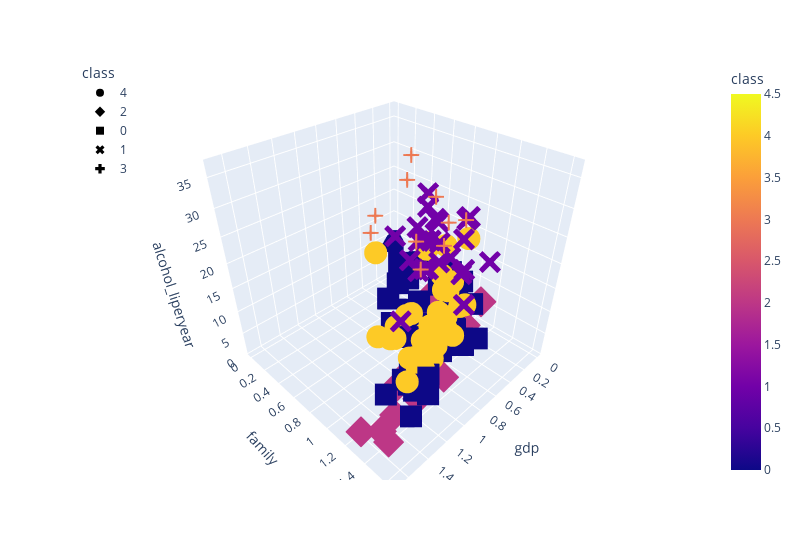

The cell this chart's notebook holds for it:
### Code cell
# Plot the DataFrame with a third axis  
fig = px.scatter_3d(
    df_2019,
x="gdp",
    y="family",
    z="alcohol_liperyear",
color="class",
    symbol="class",
    width=800,
)
fig.update_layout(legend=dict(x=0, y=1))
fig.show()

### Figure 1 — Plotly figure (JSON) as saved in the notebook; plotly's stock layout.template omitted (floating-point values rounded to 4 significant figures)
{"data": [{"hovertemplate": "class=%{marker.color}<br>gdp=%{x}<br>family=%{y}<br>alcohol_liperyear=%{z}<extra></extra>", "legendgroup": "4", "marker": {"color": [4, 4, 4, 4, 4, 4, 4, 4, 4, 4, 4, 4, 4, 4, 4, 4, 4, 4, 4, 4, 4, 4, 4, 4, 4, 4, 4, 4, 4, 4, 4, 4, 4, 4, 4, 4, 4, 4, 4, 4, 4, 4], "coloraxis": "coloraxis", "symbol": "circle"}, "mode": "markers", "name": "4", "scene": "scene", "showlegend": true, "type": "scatter3d", "x": [1.004, 1.124, 1.246, 1.206, 1.238, 1.258, 0.694, 1.162, 1.263, 1.05, 1.187, 1.301, 1.237, 1.173, 1.201, 0.855, 1.221, 1.183, 0.807, 1.004, 0.493, 1.015, 1.181, 1.052, 1.057, 1.333, 1.499, 1.373, 1.356, 1.269, 1.503, 1.07, 1.324, 1.092, 1.149, 0.268, 0.578, 0.073, 0.323, 0.619, 0.191, 0.71], "y": [1.439, 1.465, 1.504, 1.438, 1.515, 1.523, 1.325, 1.232, 1.223, 1.409, 1.465, 1.219, 1.528, 1.508, 1.41, 1.475, 1.431, 1.452, 1.293, 1.383, 1.098, 1.401, 1.156, 1.538, 1.183, 1.538, 1.553, 1.454, 1.504, 1.487, 1.31, 1.323, 1.472, 1.513, 1.442, 0.841, 1.058, 0.922, 0.688, 0.378, 0.56, 1.181], "z": [19.3, 15.7, 16.6, 17.1, 18.9, 17.7, 15.9, 18.8, 15.6, 20.3, 17.2, 16, 15.9, 19.2, 17.1, 20.1, 17.8, 20.1, 19.9, 18.5, 15.8, 16, 15.9, 17.8, 17.2, 15.6, 16, 16.9, 15.9, 19.1, 20.5, 15.3, 16.7, 19.2, 16.5, 18.3, 17.7, 18.7, 16.5, 15.5, 15.5, 17.6]}, {"hovertemplate": "class=%{marker.color}<br>gdp=%{x}<br>family=%{y}<br>alcohol_liperyear=%{z}<extra></extra>", "legendgroup": "2", "marker": {"color": [2, 2, 2, 2, 2, 2, 2, 2, 2, 2, 2, 2, 2, 2, 2, 2, 2, 2, 2], "coloraxis": "coloraxis", "symbol": "diamond"}, "mode": "markers", "name": "2", "scene": "scene", "showlegend": true, "type": "scatter3d", "x": [1.572, 1.5, 1.221, 1.043, 0.931, 0.813, 0.45, 0, 0.138, 0.38, 0.57, 0.562, 0.385, 1.276, 1.403, 1.684, 0.446, 0.35, 0.094], "y": [1.463, 1.319, 1.171, 1.147, 1.203, 1.321, 1.134, 0.698, 0.774, 0.829, 1.167, 0.928, 1.105, 1.455, 1.357, 1.313, 1.226, 0.766, 1.125], "z": [2.9, 1, 3.1, 3.7, 3.4, 1.9, 3.5, 1.5, 2.5, 5.8, 3.8, 0.9, 5.7, 7, 3.8, 4.4, 7.4, 6.9, 7.1]}, {"hovertemplate": "class=%{marker.color}<br>gdp=%{x}<br>family=%{y}<br>alcohol_liperyear=%{z}<extra></extra>", "legendgroup": "0", "marker": {"color": [0, 0, 0, 0, 0, 0, 0, 0, 0, 0, 0, 0, 0, 0, 0, 0, 0, 0, 0, 0, 0, 0, 0, 0, 0, 0, 0, 0, 0, 0, 0, 0, 0, 0, 0, 0, 0, 0, 0, 0, 0, 0, 0, 0, 0, 0, 0, 0, 0, 0, 0, 0, 0, 0], "coloraxis": "coloraxis", "symbol": "square"}, "mode": "markers", "name": "0", "scene": "scene", "showlegend": true, "type": "scatter3d", "x": [0.794, 1.294, 0.745, 0.985, 1.092, 0.912, 0.831, 1.12, 1.327, 0.642, 0.776, 0.96, 1.051, 1.155, 0.945, 1.067, 1.029, 0.393, 0.947, 0.96, 0.308, 0.512, 0.204, 1.043, 1.34, 1.383, 1.488, 1.38, 1.396, 1.452, 1.387, 1.303, 1.365, 1.376, 1.372, 1.034, 1.609, 1.433, 1.3, 1.159, 0.8, 0.611, 1.286, 0.949, 0.82, 0.336, 0.913, 0.275, 0.755, 0.274, 0.287, 0.026, 0.673, 1.231], "y": [1.242, 1.488, 1.529, 1.41, 1.432, 1.312, 1.478, 1.402, 1.419, 1.236, 1.209, 1.274, 1.361, 1.266, 1.212, 1.465, 1.125, 0.437, 0.848, 1.427, 0.939, 0.983, 0.986, 0.98, 1.587, 1.573, 1.582, 1.624, 1.522, 1.526, 1.487, 1.557, 1.505, 1.475, 1.548, 1.441, 1.479, 1.457, 1.52, 1.369, 1.269, 0.868, 1.484, 1.265, 1.39, 1.033, 1.039, 0.572, 0.765, 0.916, 1.163, 0, 0.799, 1.477], "z": [12.8, 12, 12.8, 15.2, 14.6, 9.5, 11.9, 11.5, 14.1, 13.5, 10.5, 11.8, 14.8, 15, 13.4, 15.2, 12.9, 11.6, 14.6, 14.9, 14.1, 14.1, 11.4, 12.4, 14.8, 13.9, 9.4, 12.8, 12, 14.2, 12.5, 14.3, 13.8, 14.9, 13.4, 13, 14.1, 13.7, 12.8, 13.7, 9, 10.2, 14.6, 14.9, 13.8, 12.6, 14.3, 12, 14.6, 9.2, 9.4, 8.8, 15.1, 14.2]}, {"hovertemplate": "class=%{marker.color}<br>gdp=%{x}<br>family=%{y}<br>alcohol_liperyear=%{z}<extra></extra>", "legendgroup": "1", "marker": {"color": [1, 1, 1, 1, 1, 1, 1, 1, 1, 1, 1, 1, 1, 1, 1, 1, 1, 1, 1, 1, 1, 1, 1, 1], "coloraxis": "coloraxis", "symbol": "x"}, "mode": "markers", "name": "1", "scene": "scene", "showlegend": true, "type": "scatter3d", "x": [1.362, 0.677, 0.685, 1.044, 0.948, 0.696, 0.551, 0.801, 0.987, 0.741, 0.837, 0.764, 0.574, 0.331, 0.85, 0.549, 0.332, 0.274, 0.046, 0.366, 1.041, 0.359, 0.476, 0.569], "y": [1.368, 0.886, 1.328, 1.303, 1.531, 1.111, 1.438, 0.782, 1.224, 1.346, 1.225, 1.03, 1.122, 1.056, 1.055, 0.91, 1.069, 0.757, 0.447, 1.114, 1.145, 0.711, 0.885, 0.808], "z": [22.1, 26, 22.8, 26.4, 21.9, 25.5, 24, 24.5, 25, 22.8, 24.6, 25.9, 21.7, 22.2, 21.3, 22.6, 26, 22.3, 23.7, 27.2, 26.2, 25.6, 25.8, 21.7]}, {"hovertemplate": "class=%{marker.color}<br>gdp=%{x}<br>family=%{y}<br>alcohol_liperyear=%{z}<extra></extra>", "legendgroup": "3", "marker": {"color": [3, 3, 3, 3, 3, 3, 3, 3, 3, 3], "coloraxis": "coloraxis", "symbol": "cross"}, "mode": "markers", "name": "3", "scene": "scene", "showlegend": true, "type": "scatter3d", "x": [1.183, 1.002, 0.96, 0.879, 1.1, 0.886, 0.921, 0.811, 0.489, 0.35], "y": [1.36, 1.16, 1.351, 1.313, 0.842, 0.666, 1, 1.149, 1.169, 0.517], "z": [28.5, 29.1, 29.9, 32.4, 28.4, 27.9, 36.6, 34.4, 28.2, 33.5]}], "layout": {"coloraxis": {"colorbar": {"title": {"text": "class"}}, "colorscale": [[0, "#0d0887"], [0.1111, "#46039f"], [0.2222, "#7201a8"], [0.3333, "#9c179e"], [0.4444, "#bd3786"], [0.5556, "#d8576b"], [0.6667, "#ed7953"], [0.7778, "#fb9f3a"], [0.8889, "#fdca26"], [1, "#f0f921"]]}, "legend": {"title": {"text": "class"}, "tracegroupgap": 0, "x": 0, "y": 1}, "margin": {"t": 60}, "scene": {"domain": {"x": [0, 1], "y": [0, 1]}, "xaxis": {"title": {"text": "gdp"}}, "yaxis": {"title": {"text": "family"}}, "zaxis": {"title": {"text": "alcohol_liperyear"}}}, "width": 800}}
